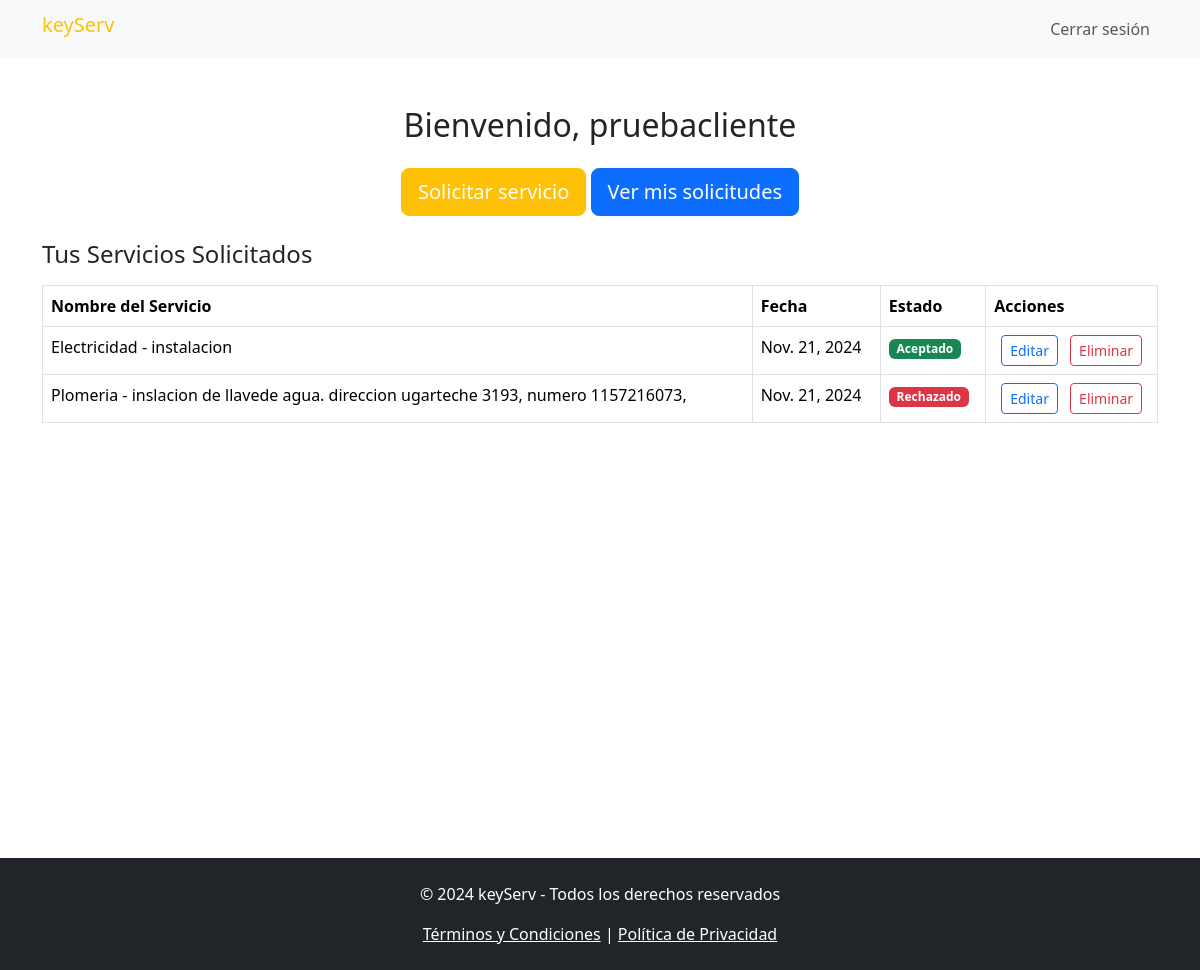
The page /solicitudes/listado_solicitudes_cliente/ (signed in) on the database as committed earlier.
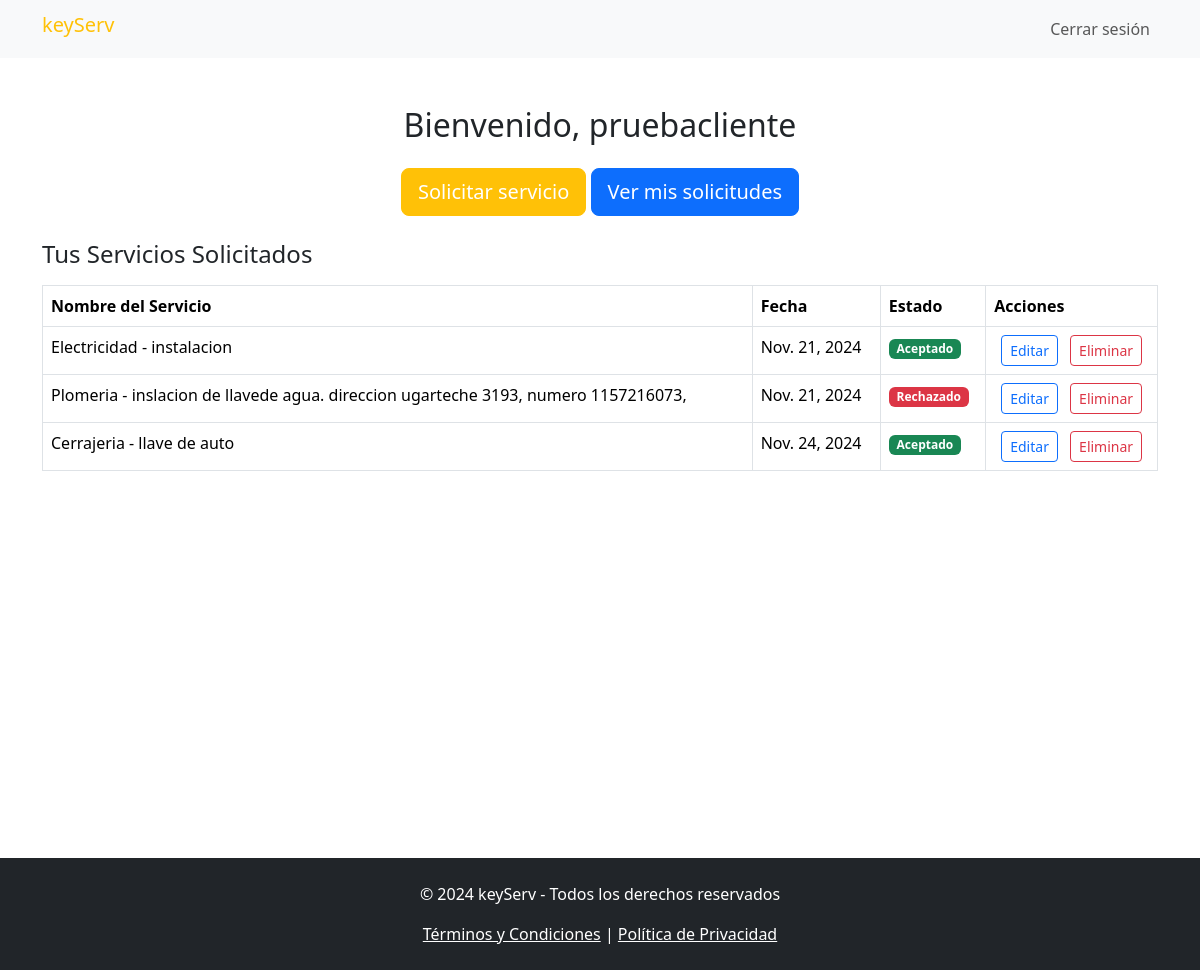
The same page on the database as committed later.
### apps/solicitudes/models.py (models this page shows, shortened)
class Solicitud(models.Model):
    cliente = models.ForeignKey(Cliente, on_delete=models.CASCADE)
    servicio = models.ForeignKey(Servicio, on_delete=models.CASCADE)
    fecha_solicitud = models.DateField(auto_now_add=True)
    fecha_servicio = models.DateField()
    estado = models.CharField(max_length=10, default='Pendiente')

### apps/servicios/models.py (models this page shows, shortened)
class Servicio(models.Model):
    nombre_servicio = models.CharField(max_length=100)
    descripcion = models.TextField()

### apps/solicitudes/views.py (the view)
# urls.py: path('listado_solicitudes_cliente/', views.SolicitudesClienteView.as_view(), name='listado_solicitudes_cliente'),
class SolicitudesClienteView(TemplateView):
    template_name = "dashboard_cliente.html"
    def get_context_data(self, **kwargs):
        contexto = super().get_context_data(**kwargs)
        cliente = self.request.user.cliente
        contexto['solicitudes'] = Solicitud.objects.filter(cliente=cliente)
        return contexto

### apps/usuarios/templates/dashboard_cliente.html (shortened to what this page needs)
{% extends 'base.html' %}
{% block navbar %}
      <nav class="navbar navbar-expand-lg navbar-light bg-light">
        <div class="container">
          <h1 class="navbar-brand text-warning" href="#">keyServ</h1>
          <div class="collapse navbar-collapse" id="navbarNav">
            <ul class="navbar-nav ms-auto">
              <li class="nav-item">
                <a class="nav-link" href="{% url 'home' %}">Cerrar sesión</a>
              </li>
            </ul>
          </div>
        </div>
      </nav>
      {% endblock %}
{% block content %}
  <main class="container py-5 d-flex flex-column min-vh-100">
    <section>
        <h2 class="text-center text-dark mb-4">Bienvenido, {{ user.username }}</h2>
        <div class="text-center mb-4">
            <a href="{% url 'crear_solicitud' %}" class="btn btn-warning btn-lg text-white">Solicitar servicio</a>
            <a href="{% url 'listado_solicitudes_cliente' %}" class="btn btn-primary btn-lg text-white ml-3">Ver mis solicitudes</a>
        </div>
        <h4 class="text-dark">Tus Servicios Solicitados</h4>
        <div class="table-responsive mt-3">
            <table class="table table-bordered table-hover">
                <thead class="bg-dark text-white">
                    <tr>
                        <th>Nombre del Servicio</th>
                        <th>Fecha</th>
                        <th>Estado</th>
                        <th>Acciones</th>
                    </tr>
                </thead>
                <tbody>
                    {% for solicitud in solicitudes %}
                    <tr>
                        <td>{{ solicitud.servicio.nombre_servicio }} - {{ solicitud.servicio.descripcion }}</td>
                        <td>{{ solicitud.fecha_servicio }}</td>
                        <td>
                            <span class="badge
                                {% if solicitud.estado == 'Pendiente' %}bg-primary
                                {% elif solicitud.estado == 'Aceptado' %}bg-success
                                {% elif solicitud.estado == 'Rechazado' %}bg-danger
                                {% else %}bg-secondary{% endif %}">
                                {{ solicitud.estado }}
                            </span>
                        </td>
                        <td class="text-center">
                            <a href="{% url 'actualizar_solicitud' solicitud.id %}" class="btn btn-outline-primary btn-sm me-2">
                                 Editar
                            </a>
                            <button class="btn btn-outline-danger btn-sm" onclick="confirmDelete({{ solicitud.id }})">
                                 Eliminar
                            </button>
                        </td>
                    </tr>
                    {% empty %}
                    <tr>
                        <td colspan="4" class="text-center">Para ver los servicios que has solicitado, haz clic en el botón 'Ver mis solicitudes' y consulta el estado de tus solicitudes.</td>
                    </tr>
                    {% endfor %}
                </tbody>
            </table>
        </div>
    </section>
</main>
{% endblock %}

Rows that differ between the two databases and show on the page:
added Solicitud: servicio.nombre_servicio "Cerrajeria", servicio.descripcion "llave de auto", fecha_servicio "Nov. 24, 2024", estado "Aceptado"
